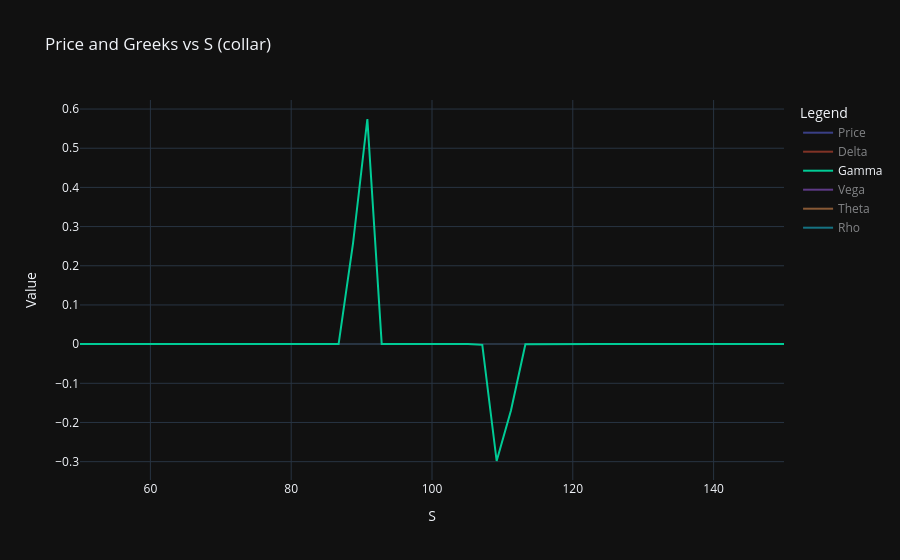
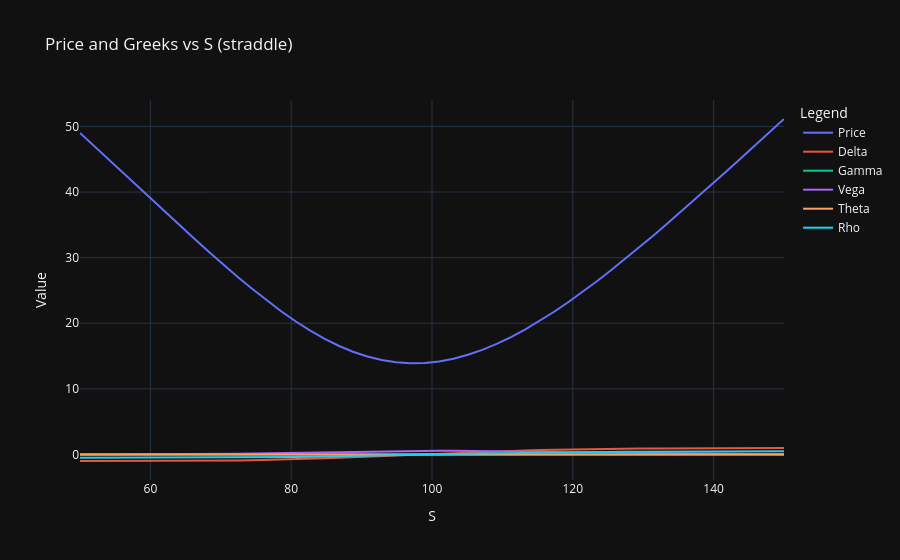
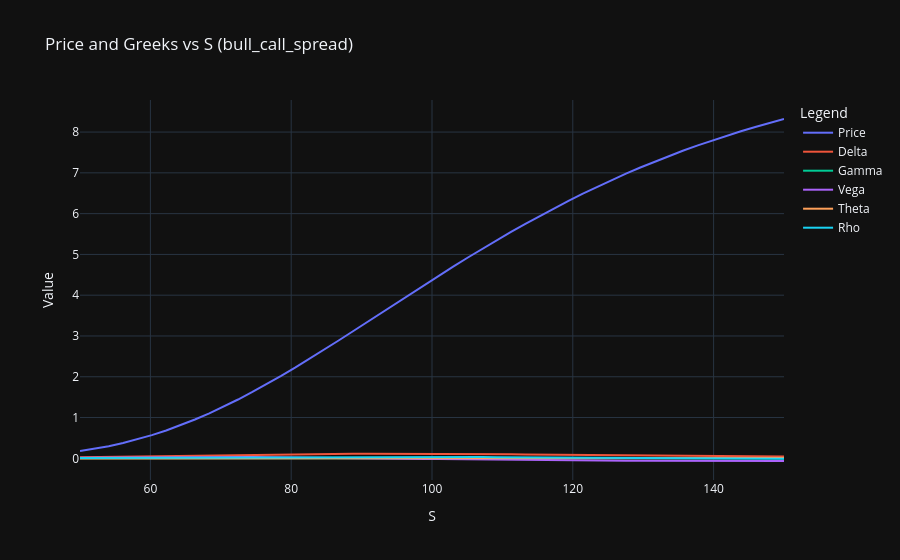

Notebook code cell kept with these figures, in order:
### Code cell
# Exemple 1 : Call simple
call = EuropeanOption(S=100, K=[90, 110], T=0.001, r=0.02, sigma=0.25, derivatives="collar")
call.plot_greeks(x_axis="S")

# Exemple 2 : Straddle
straddle = EuropeanOption(S=100, K=[100], T=0.5, r=0.02, sigma=0.25, derivatives="straddle")
straddle.plot_greeks(x_axis="S")

# Exemple 3 : Bull Call Spread
spread = EuropeanOption(S=100, K=[95, 105], T=0.5, r=0.02, sigma=0.5, derivatives="bull_call_spread")
spread.plot_greeks(x_axis="S")
